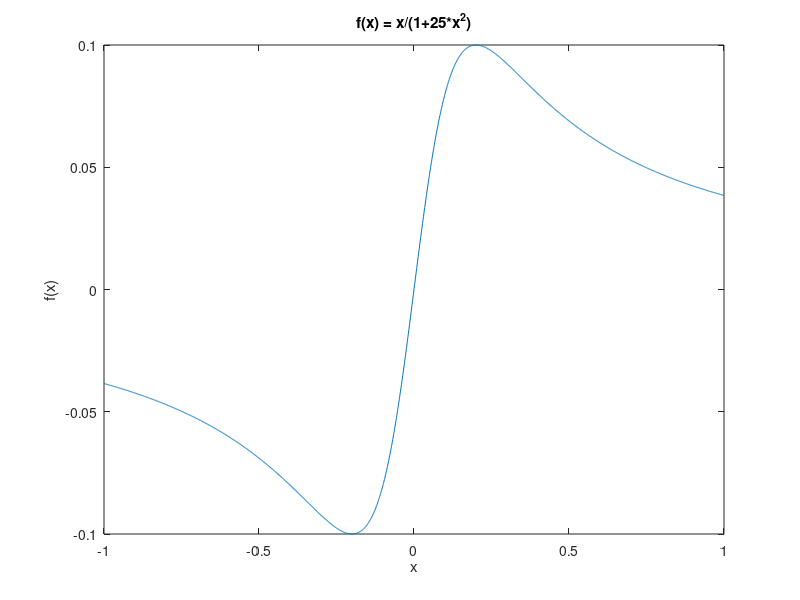
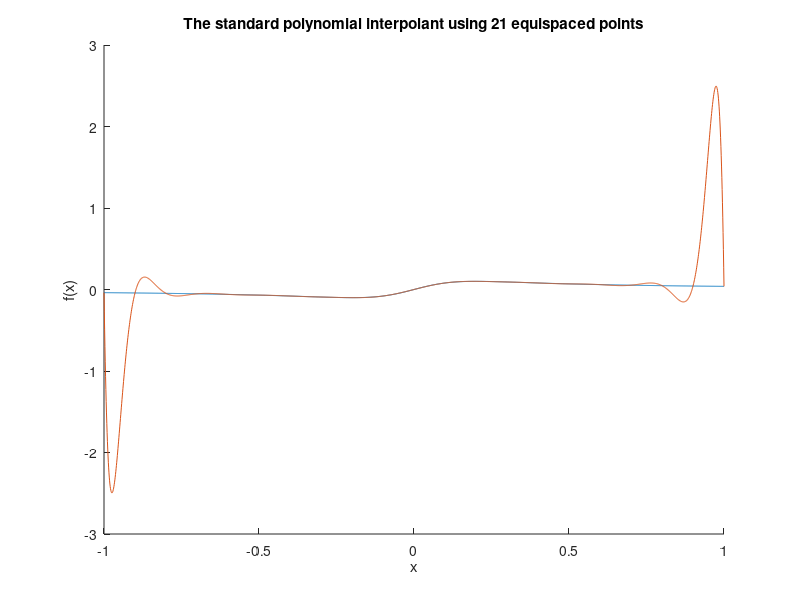
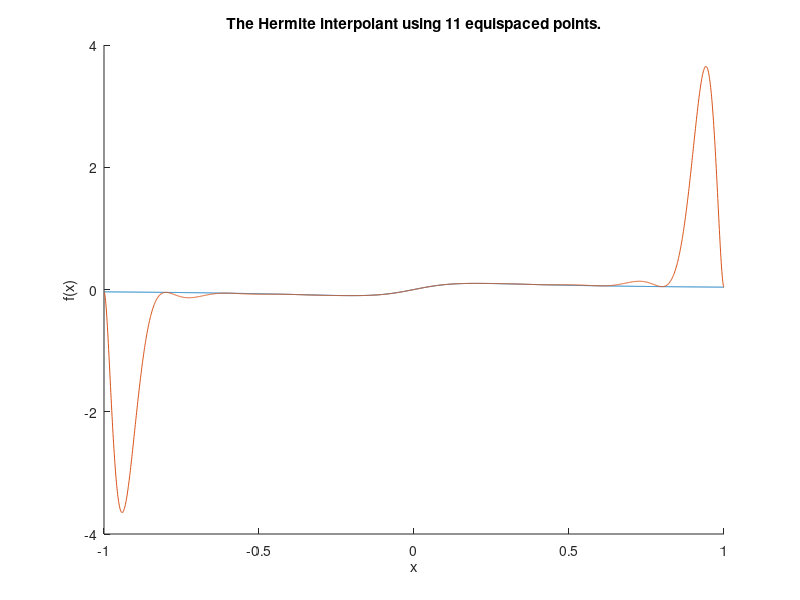
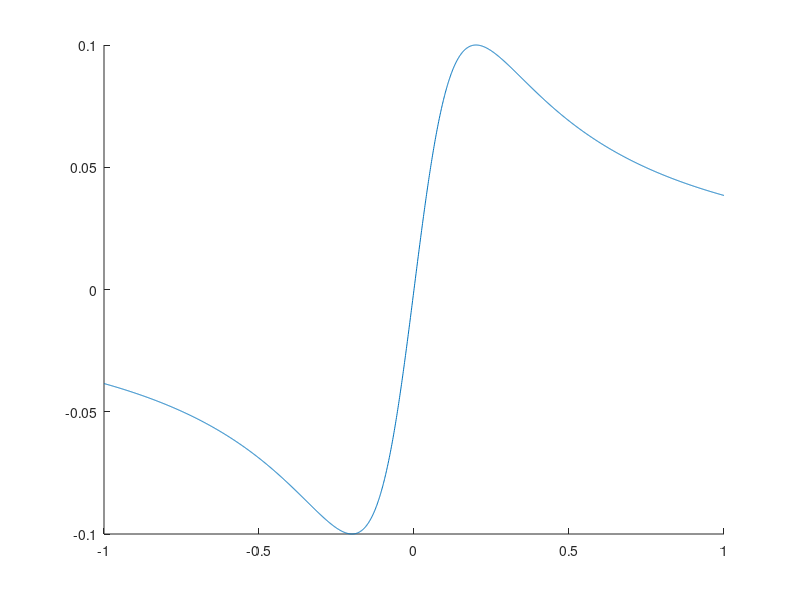

MATLAB code for these plots, in order: (Note: this script raises an error after producing the figures.)
close all 
clear all
f = @(x) x./(1+25.*x.^2);
f_p = @(x) (1 - 25.*x.^2)./(1 + 25.*x.^2).^2;
grid_pionts = linspace(-1,1,2000);
figure(1)
plot(grid_pionts, f(grid_pionts));
title('f(x) = x/(1+25*x^2)');
xlabel('x');
ylabel('f(x)')
%% (a) The standard polynomial interpolant using 21 equispaced points
% construct vandermonde
equispaced_pionts = linspace(-1,1,21);
Vandermonde = zeros(21);
for column = 1:21
    for row = 1:21
        Vandermonde(row, column) = equispaced_pionts(row)^(column-1);
    end
end
% construct b
b = zeros(21,1);
for row = 1:21
  b(row) = f(equispaced_pionts(row));  
end
% solve
coefficients = flip(linsolve(Vandermonde,b));
interpolater_1 = @(x) polyval(coefficients,x);
% plot
figure(2)
hold on
plot(grid_pionts, f(grid_pionts));
plot(grid_pionts, interpolater_1(grid_pionts));
title('The standard polynomial interpolant using 21 equispaced points');
xlabel('x');
ylabel('f(x)')
%% (b) The Hermite interpolant using 11 equispaced points.
% construct vandermonde
equispaced_pionts = linspace(-1,1,11);
Vandermonde = zeros(22,22);
for row = 1:11
    for column = 1:22
        Vandermonde(row, column) = equispaced_pionts(row)^(column-1);
    end
end
for row = 1:11
    for column = 2:22
        Vandermonde(row+11, column) = (column - 1)*equispaced_pionts(row)^((column)-2);
    end
end
% construct b
b = zeros(22,1);
for row = 1:11
  b(row) = f(equispaced_pionts(row));  
end
for row = 13:22
  b(row) = f_p(equispaced_pionts(row-11));  
end
% solve
coefficients = flip(linsolve(Vandermonde,b));
interpolater_2 = @(x) polyval(coefficients,x);
% plot
grid_pionts = linspace(-1,1,2000);
figure(3)
hold on
plot(grid_pionts, f(grid_pionts));
plot(grid_pionts, interpolater_2(grid_pionts));
title('The Hermite interpolant using 11 equispaced points.');
xlabel('x');
ylabel('f(x)')
%% (c) The piecewise-linear, continuous interpolant using 21 equispaced points (20 intervals)
equispaced_pionts = linspace(-1,1,21);
interpolater_3 = @(x) piecewise_linear(x,f,equispaced_pionts);
% plot
grid_pionts = linspace(-1,1,2000);
figure(4)
hold on
plot(grid_pionts, f(grid_pionts));
plot(grid_pionts, interpolater_3(grid_pionts));
title('The piecewise-linear, continuous interpolant using 21 equispaced points')
xlabel('x')
ylabel('f(x)')
%% The piecewise-cubic Hermite interpolant using 11 equispaced points (10 intervals)
equispaced_pionts = linspace(-1,1,11);
interpolater_4 = @(x) piecewise_cubic_hermite(x,f,f_p,equispaced_pionts);
% plot
grid_pionts = linspace(-1,1,2000);
figure(5)
hold on
plot(grid_pionts, f(grid_pionts));
plot(grid_pionts, interpolater_4(grid_pionts))
title('The piecewise-cubic Hermite interpolant using 11 equispaced points')
xlabel('x')
ylabel('f(x)')
%% The natural cubic spline interpolant using 21 equispaced points
equispaced_pionts = linspace(-1,1,21);
interpolater_5 = @(x) natural_cubic_spline(x,f,equispaced_pionts);
% plot
grid_pionts = linspace(-1,1,2000);
figure(6)
hold on
plot(grid_pionts, f(grid_pionts));
plot(grid_pionts, interpolater_5(grid_pionts))
title('The natural cubic spline interpolant using 21 equispaced points')
xlabel('x')
ylabel('f(x)')
%% plot all interpolents together
figure(7)
hold on
plot(grid_pionts, interpolater_1(grid_pionts));
plot(grid_pionts, interpolater_2(grid_pionts));
plot(grid_pionts, interpolater_3(grid_pionts));
plot(grid_pionts, interpolater_4(grid_pionts));
plot(grid_pionts, interpolater_5(grid_pionts));
title('superimposed interpolents together')
xlabel('x')
ylabel('f(x)')
%% plot errors
figure(1)
hold on
plot(grid_pionts, abs(interpolater_1(grid_pionts) - f(grid_pionts)));
plot(grid_pionts, abs(interpolater_2(grid_pionts) - f(grid_pionts)));
plot(grid_pionts, abs(interpolater_3(grid_pionts)' - f(grid_pionts)));
plot(grid_pionts, abs(interpolater_4(grid_pionts)' - f(grid_pionts)));
plot(grid_pionts, abs(interpolater_5(grid_pionts)' - f(grid_pionts)));
title('superimposed interpolent errors together')
%title('The standard polynomial interpolant using 21 equispaced points (error)');
%title('The Hermite interpolant using 11 equispaced points (error)');
% title('The piecewise-linear, continuous interpolant using 21 equispaced points (error)')
% title('The piecewise-cubic Hermite interpolant using 11 equispaced points (error)')
% title('The natural cubic spline interpolant using 21 equispaced points (error)')
xlabel('x')
ylabel('absolute error')






